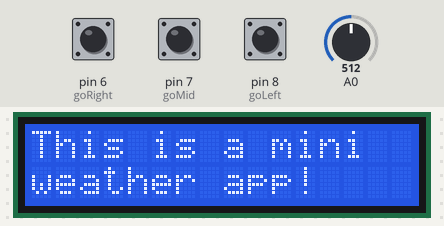
The sketch below on a simulated Arduino Uno, built with avr-gcc and run on an emulated ATmega328P. Parts: 16×2 character LCD. The inputs (shaded band) are chosen by the test bench; at power-on: pin 8 (goLeft) HIGH, pin 6 (goRight) HIGH, pin 7 (goMid) HIGH, A0 = 512.

Above: at 1.2 s.
1.3 s: pin 8 (goLeft) pulled LOW for 1.2 s
At 3.8 s:
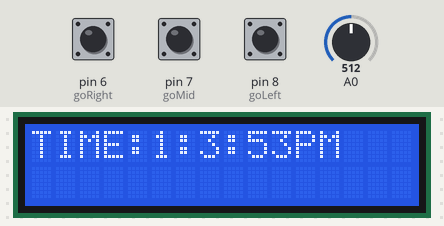
6.7 s: pin 6 (goRight) pulled LOW for 1.2 s
At 9.2 s:
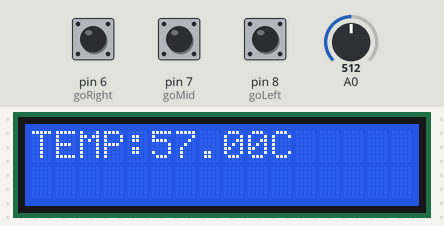
9.6 s: pin 7 (goMid) pulled LOW for 1.2 s
At 12.2 s:
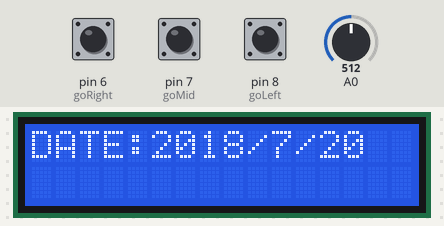
12.6 s: pin 8 (goLeft) pulled LOW for 1.2 s
At 14.9 s:
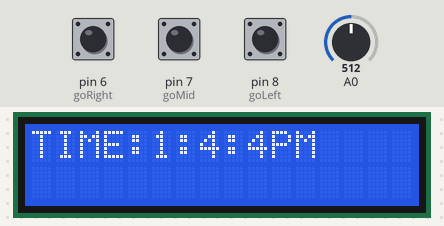
16.6 s: pin 6 (goRight) pulled LOW for 3.2 s
At 19.4 s:
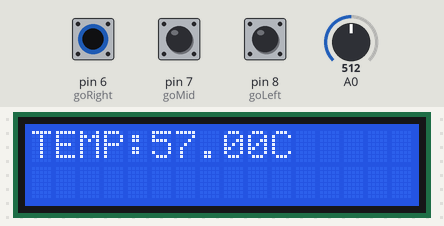
21.3 s: A0 set to 716
At 24.4 s:
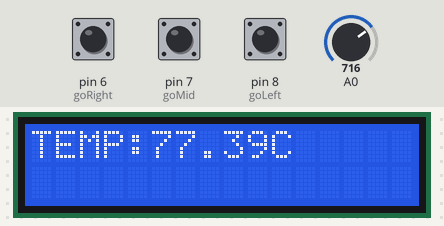
Timing chart, 0 to 25.7 s (numbered marks = the images above; inputs shaded):
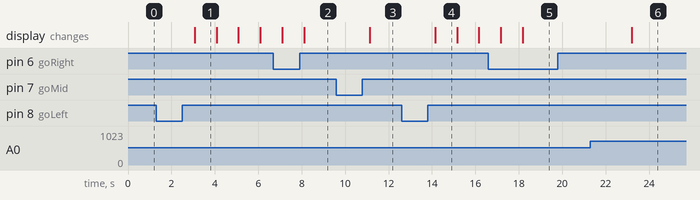

The sketch:

final_project_lul.ino
```cpp
//By Matthew Wong
//Displays Time Weather Temperature
//Controlled using three buttons

#include <LiquidCrystal.h>

const int goLeft = 8;
const int goMid = 7;
const int goRight = 6;
const int tempSensor = A0;

const int rs = 12, en = 11, d4 = 5, d5 = 4, d6 = 3, d7 = 2;
LiquidCrystal lcd(rs, en, d4, d5, d6, d7);


bool leftOne = true;
bool midOne = true;
bool rightOne = true;


//set the time here
int h = 1; //hour
int m = 3; //minutes
int s = 50; //seconds
int d = 20; //date
int flag = 13; //24 hour time
int TIME;
int state1;

int temper;
double temp;


void setup() {
  // put your setup code here, to run once:
  pinMode(goLeft, INPUT_PULLUP);
  pinMode(goRight, INPUT_PULLUP);
  pinMode(goMid, INPUT_PULLUP);
  Serial.begin(9600);

  // Print a message to the LCD.
  lcd.begin(16, 2);
  lcd.print("This is a mini");
  lcd.setCursor(0, 1);
  lcd.print("weather app!");


  //lcd.print("Hello friends");
}

void loop() {
  // put your main code here, to run repeatedly:

  lcd.display();

  buttonSelection();
  incrementSecs();

  if (leftOne == false)
  {
    lcd.clear();
    clockthing();
  }

  else if (midOne == false)
  {
    lcd.clear();
    datething();
  }
  else if (rightOne == false)
  {
    lcd.clear();
    temperaturething();
  }

  if (s == 59) {
    s = -1;
    m = m + 1;
  }
  if (m == 59)
  {
    m = -1;
    h = h + 1;
    flag = flag + 1;
  }
  if (h == 13)
  {
    h = 1;
  }

  if (flag == 24) {
    d = d + 1;
    flag = 0;
  }

  //this it the temperature reading part
  temper = analogRead(A0);
  temp = tempthing(temper);
}

void incrementSecs() {
  s = s + 1;
  delay(1000);
}

void buttonSelection() {
  int goLeftState, goRightState, goMidState;

  goLeftState = digitalRead(goLeft);
  goRightState = digitalRead(goRight);
  goMidState = digitalRead(goMid);

  //s = s + 1;
  if (goLeftState == LOW)
  {
    leftOne = false;
    midOne = true;
    rightOne = true;

  }
  else if (goMidState == LOW)
  {
    midOne = false;
    leftOne = true;
    rightOne = true;

  }
  else if (goRightState == LOW)
  {
    rightOne = false;
    midOne = true;
    leftOne = true;
  }

  //delay(1000);
}

void clockthing()
{
  lcd.setCursor(0, 0);
  lcd.clear();
  lcd.print("TIME:");
  lcd.print(h);
  lcd.print(":");
  lcd.print(m);
  lcd.print(":");
  lcd.print(s);

  if (flag < 12)lcd.print("AM");
  if (flag == 12)lcd.print("PM");
  if (flag > 12)lcd.print("PM");
  if (flag == 24)flag = 0;


}

void datething()
{
  lcd.setCursor(0, 0);
  lcd.clear();
  lcd.print("DATE:");
  lcd.print("2018/7/");
  lcd.print(d);
}

double tempthing(int RawTemp) {  //Function to perform the fancy math of the Steinhart-Hart equation
  double Temp;
  Temp = log(10000.0 * ((1024.0 / RawTemp - 1)));
  Temp = 1 / (0.001129148 + (0.000234125 + (0.0000000876741 * Temp * Temp )) * Temp );
  Temp = Temp - 273.15;// Convert Kelvin to Celcius
  Temp = Temp + 32;
  return Temp;
}

void temperaturething()
{
  lcd.setCursor(0, 0);
  lcd.clear();
  lcd.print("TEMP:");
  lcd.print(temp);
  lcd.print("C");
}
```

Measured:
- after the input at 1.3 s, the display: changes after 1.8 s (image 1)
- after the input at 6.7 s, the display: first differs from a run without the input after 1.4 s (image 2)
- after the input at 9.6 s, the display: changes after 1.5 s (image 3)
- after the input at 12.6 s, the display: changes after 1.6 s (image 4)
- after the input at 16.6 s, the display: first differs from a run without the input after 1.6 s (image 5)
- after the input at 21.3 s, the display: changes after 1.9 s (image 6)
- what the display in image 1 shows lasts 1.0 s, from 3.1 s to 4.1 s
